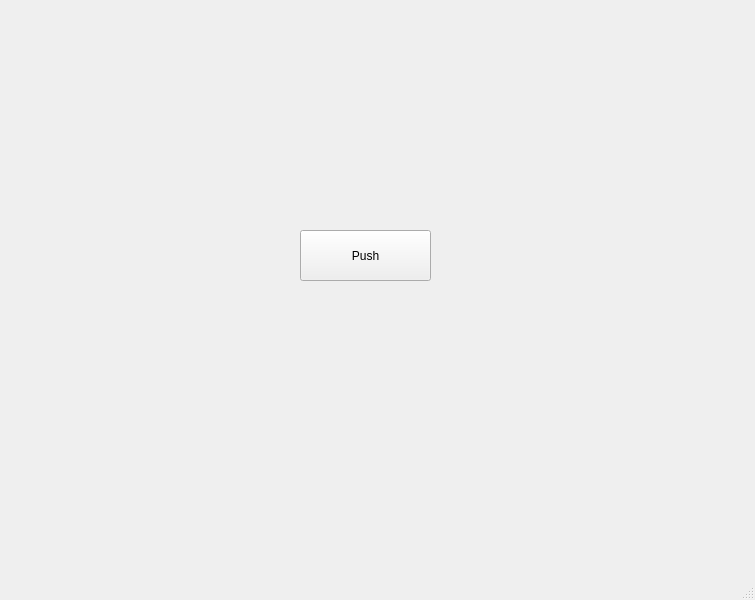
<?xml version="1.0" encoding="UTF-8"?>
<ui version="4.0">
 <class>MainWindow</class>
 <widget class="QMainWindow" name="MainWindow">
  <property name="geometry">
   <rect>
    <x>0</x>
    <y>0</y>
    <width>755</width>
    <height>600</height>
   </rect>
  </property>
  <property name="windowTitle">
   <string>MainWindow</string>
  </property>
  <property name="styleSheet">
   <string notr="true"/>
  </property>
  <widget class="QWidget" name="centralwidget">
   <widget class="QPushButton" name="pushButton">
    <property name="geometry">
     <rect>
      <x>300</x>
      <y>230</y>
      <width>131</width>
      <height>51</height>
     </rect>
    </property>
    <property name="text">
     <string>Push</string>
    </property>
   </widget>
  </widget>
  <widget class="QMenuBar" name="menubar">
   <property name="geometry">
    <rect>
     <x>0</x>
     <y>0</y>
     <width>755</width>
     <height>21</height>
    </rect>
   </property>
  </widget>
  <widget class="QStatusBar" name="statusbar"/>
 </widget>
 <resources/>
 <connections/>
</ui>
